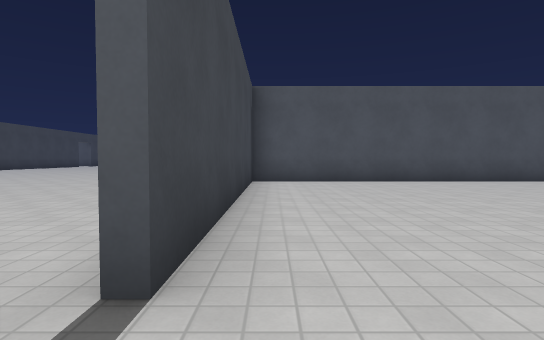
[1] (above)

24 first-person views from a walk through a Godot game level. The camera is 1.2 m above the floor, tilts 2° down and sees 80° across. The floor is counted in squares, 2 m on a side. Each view is taken from the middle of a square. On the plan, view 1 faces up. The plan holds only what a view shows up to about 10 squares ahead; the rest is blank. The place goes on beyond the plan. Surface patterns are stand-ins for the level's own textures.

[2]
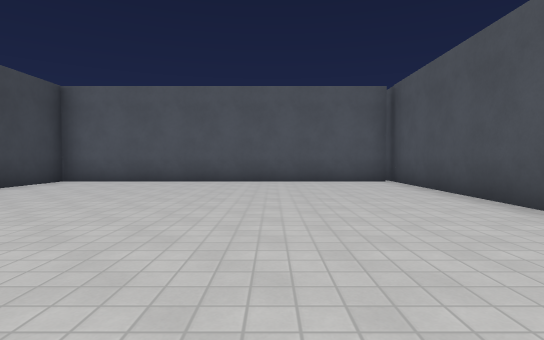

[3]
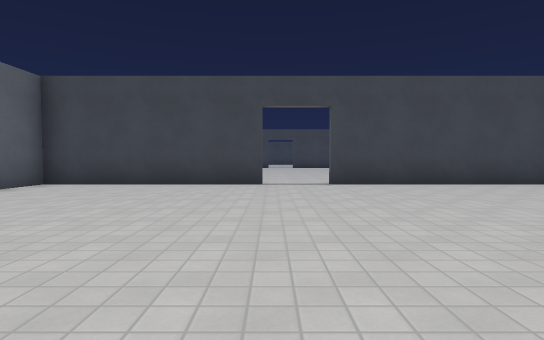

[4]
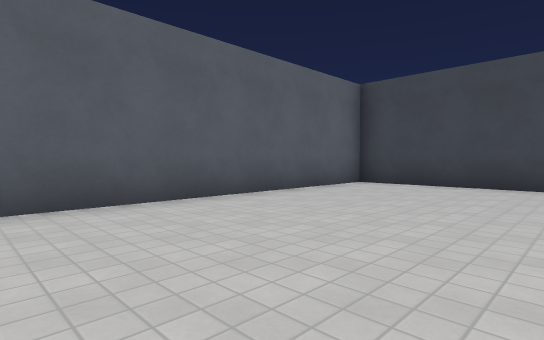

[5]
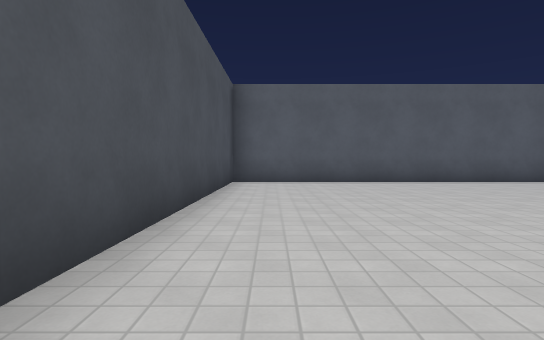

[6]
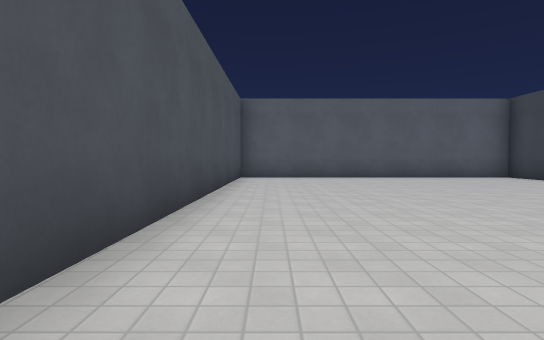

[7]
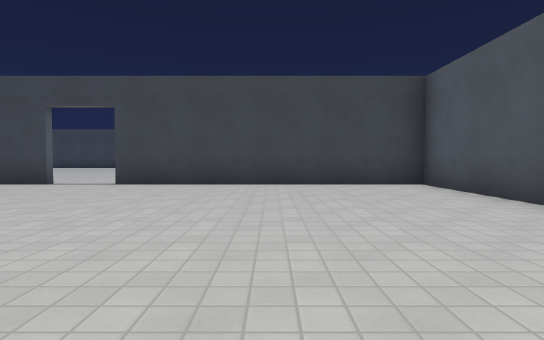

[8]
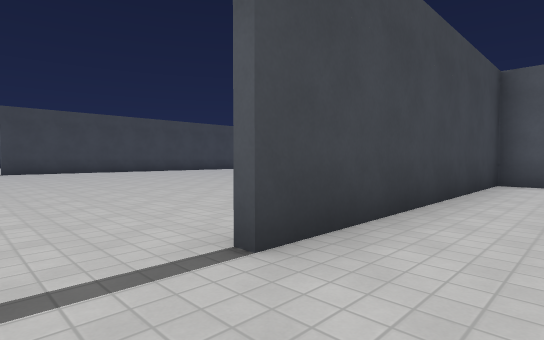

[9]
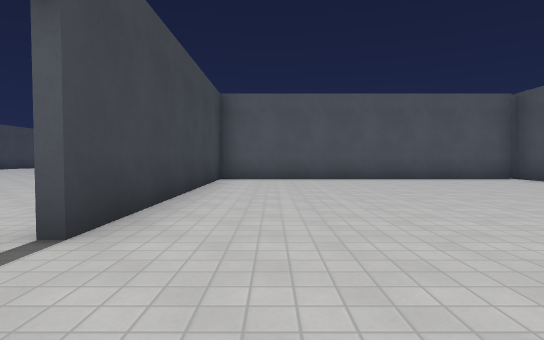

[10]
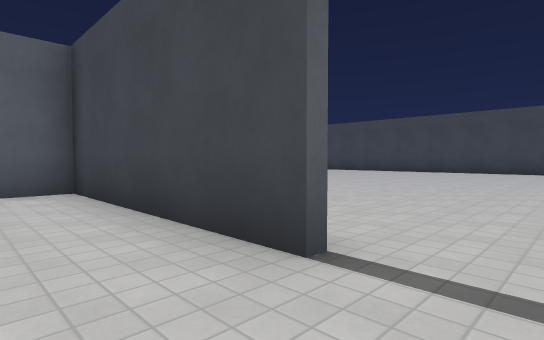

[11]
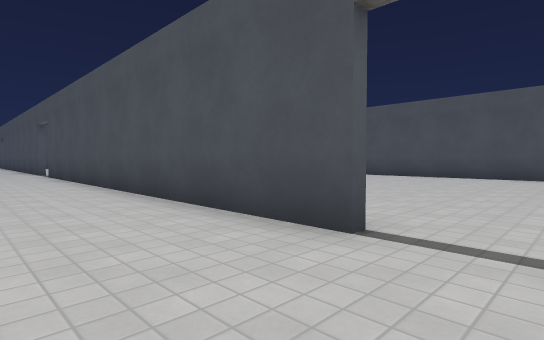

[12]
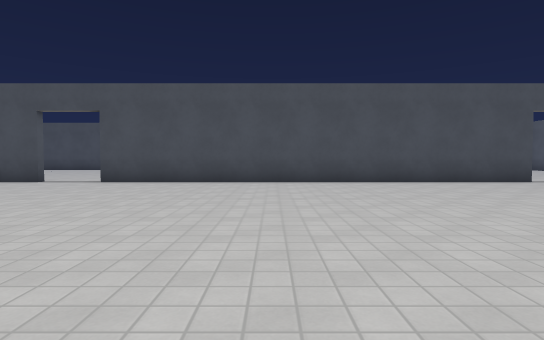

[13]
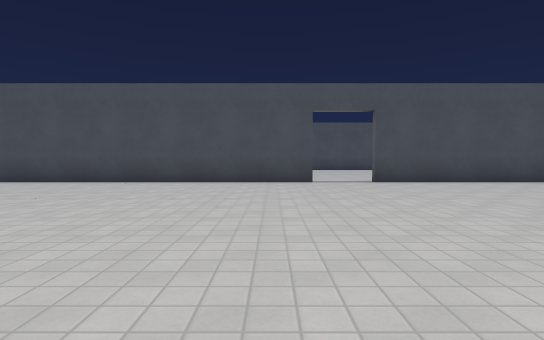

[14]
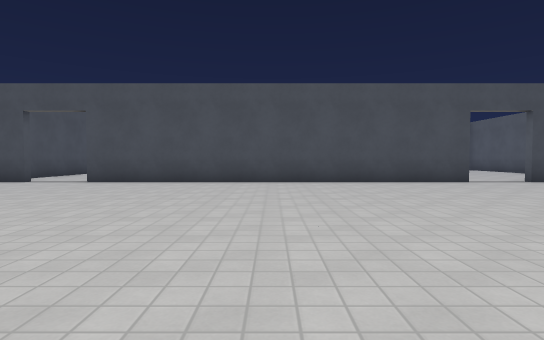

[15]
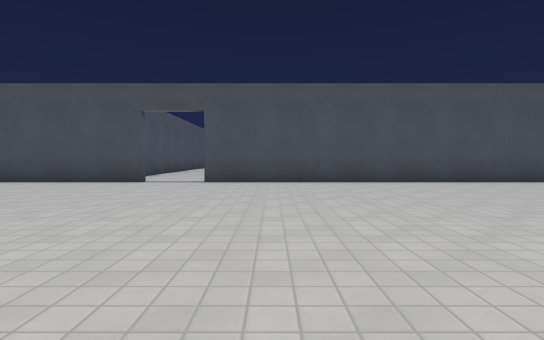

[16]
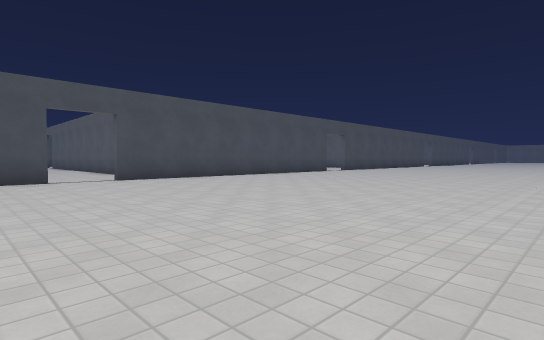

[17]
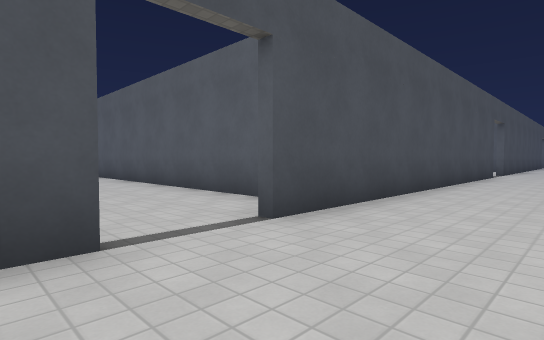

[18]
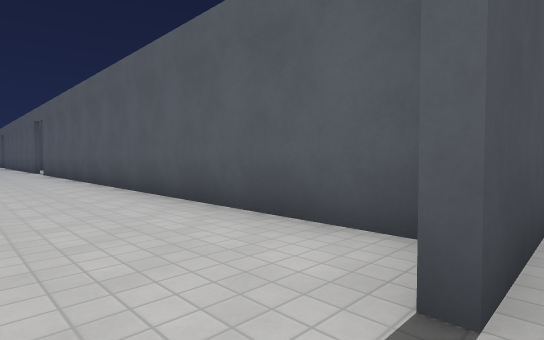

[19]
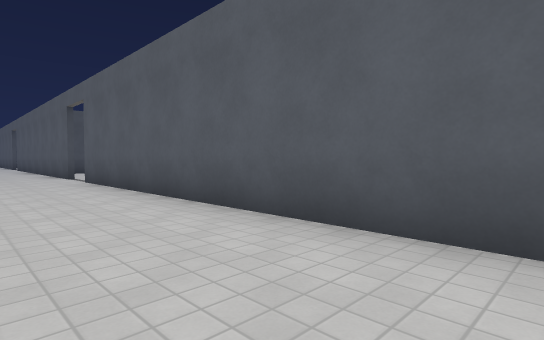

[20]
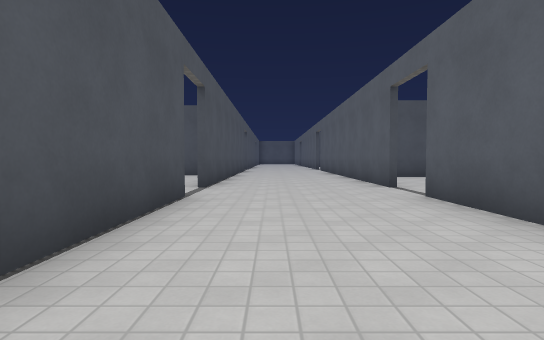

[21]
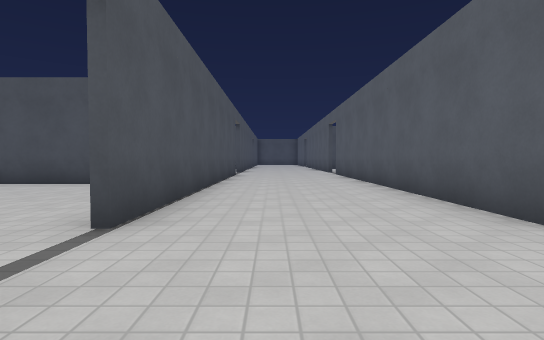

[22]
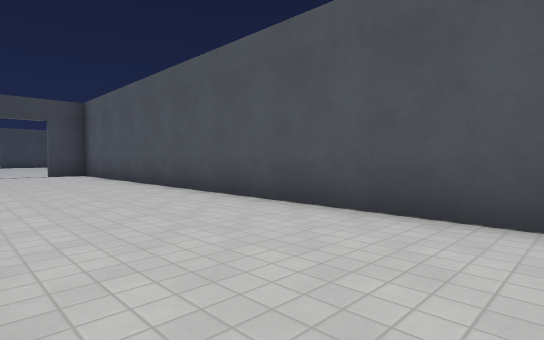

[23]
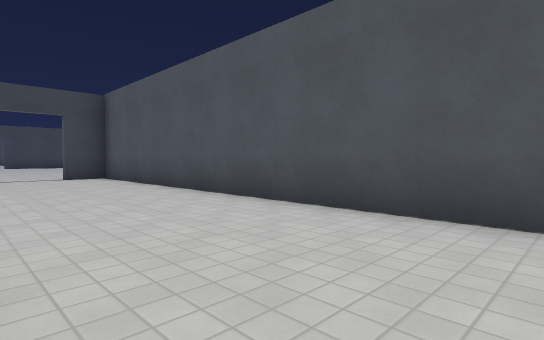

[24]
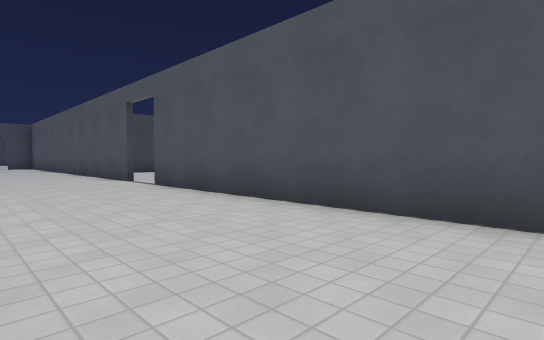

### Floor plan
Points are (right, up) in squares from view 1. A wall is a line through its corners. A room is listed if a view was taken in it or the views show most of it. See-through windows are left out.
Room 1 (views 1, 2, 3, 4, 5, 6, 7, 8, 9, 10)
walls: (-0.5, -0.1) (-0.5, -5.3) (8, -5.3) (8.2, 9.2); (8.1, 8.5) (-0.5, 8.5) (-0.5, 1.2)
ways out: opening at (-1, 0.5) to room 2
Room 2 (views 11, 12, 13, 14, 15, 16, 17, 18, 19, 20, 21, 22, 23, 24)
walls: (-0.7, 13.9) (-0.7, 23.8); (-0.1, 22.6) (13.2, 22.6); (-0.7, 25.2) (-0.7, 27.5); (-0.7, 1.2) (-0.7, 12.4); (14.8, 22.6) (22, 22.6); (13.2, 26.4) (-0.5, 26.4) (-0.5, 25.2); (21.9, 26.4) (14.8, 26.4)
ways out: opening at (-1, 0.5) to room 1; opening at (-1, 13); opening at (14, 22); opening at (14, 26)

Positions as (right, up) in squares from view 1, and headings:
1: (0, 0), facing up
2: (5, 0), facing up
3: (7, 0), facing left
4: (7, -1), facing down-left
5: (7, 3), facing down
6: (7, 5), facing down
7: (7, 5), facing left
8: (1, 0), facing up-left
9: (1, -1), facing up
10: (1, 1), facing down-left
11: (-3, 0), facing up-right
12: (-9, 8), facing right
13: (-9, 15), facing right
14: (-9, 19), facing right
15: (-9, 22), facing right
16: (-10, 27), facing down-right
17: (-3, 26), facing down-right
18: (-1, 25), facing down-right
19: (4, 25), facing down-right
20: (8, 25), facing right
21: (12, 25), facing right
22: (12, 23), facing up-left
23: (10, 23), facing up-left
24: (22, 23), facing up-left
